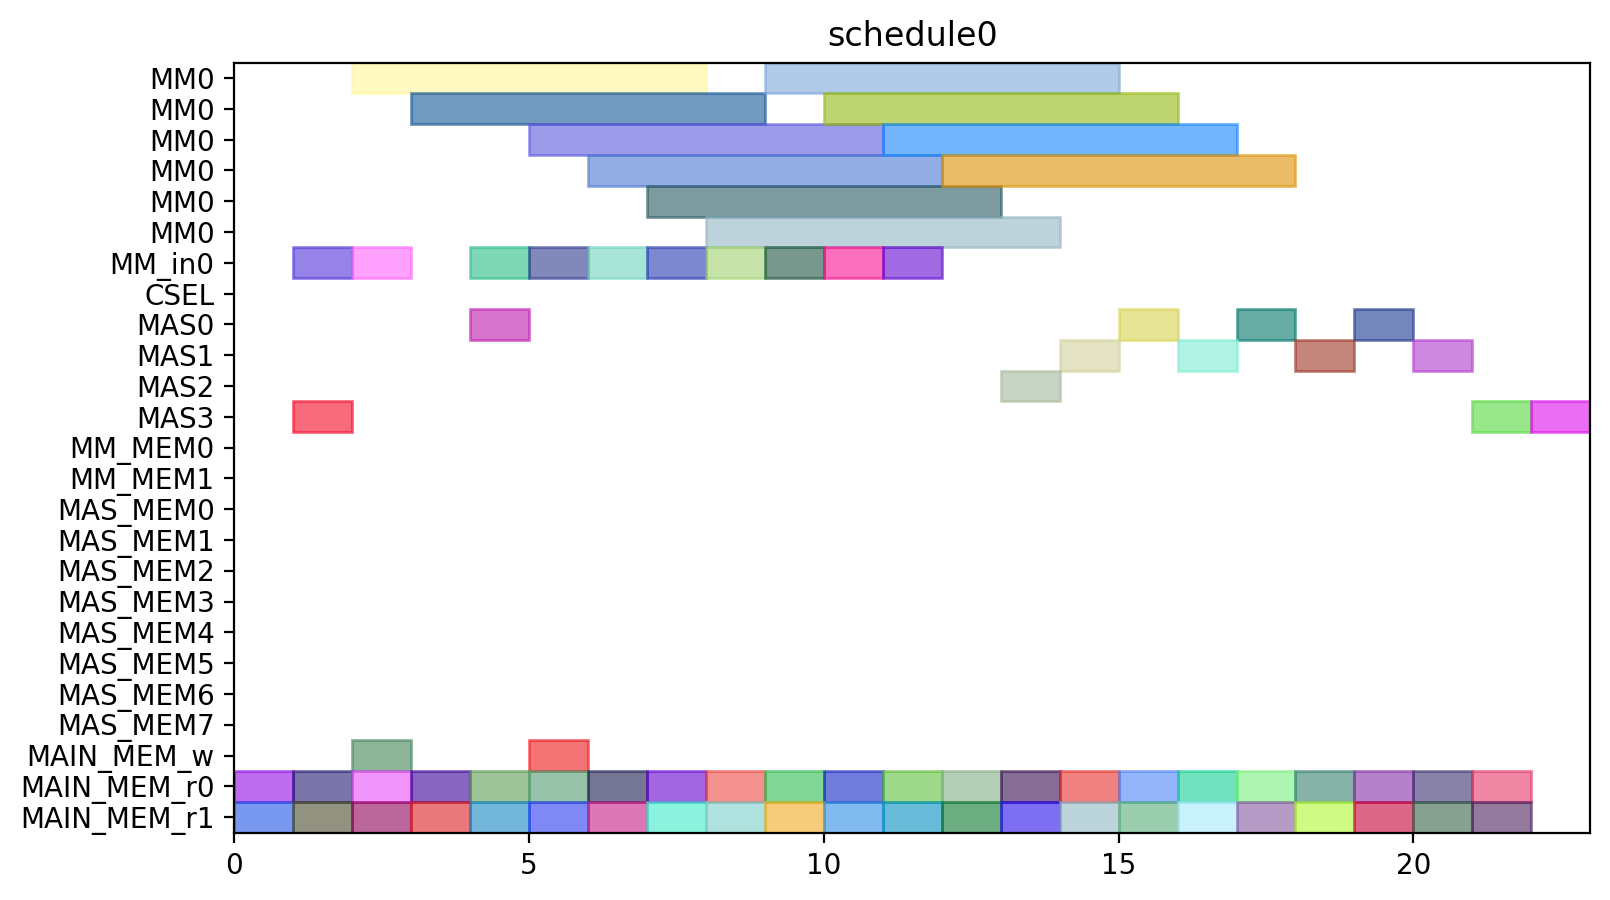

Source code (Python):
from pyschedule import Scenario, solvers, plotters, alt


def solve():
	horizon = 120
	S = Scenario("schedule0", horizon=horizon)

	# resource
	MM = S.Resources('MM', num=1, size=6)
	MM_in = S.Resources('MM_in', num=1)
	CSEL = S.Resource('CSEL')
	MAS = S.Resources('MAS', num=4, size=1, periods=range(1, horizon))
	MM_MEM = S.Resources('MM_MEM', num=2)
	MAS_MEM = S.Resources('MAS_MEM', num=8)
	MAIN_MEM_w = S.Resource('MAIN_MEM_w', size=1)
	MAIN_MEM_r = S.Resources('MAIN_MEM_r', num=2)

	# result of previous scheduling

	# new tasks
	c10_t0 = S.Task('c10_t0', length=6, delay_cost=1)
	c10_t0 += alt(MM)
	c10_t0_in = S.Task('c10_t0_in', length=1, delay_cost=1)
	c10_t0_in += alt(MM_in)
	S += c10_t0_in*MM_in[0]<=c10_t0*MM[0]
	c10_t0_mem0 = S.Task('c10_t0_mem0', length=1, delay_cost=1)
	c10_t0_mem0 += MAIN_MEM_r[0]
	S += c10_t0_mem0 <= c10_t0

	c10_t0_mem1 = S.Task('c10_t0_mem1', length=1, delay_cost=1)
	c10_t0_mem1 += MAIN_MEM_r[1]
	S += c10_t0_mem1 <= c10_t0

	c10_t1 = S.Task('c10_t1', length=6, delay_cost=1)
	c10_t1 += alt(MM)
	c10_t1_in = S.Task('c10_t1_in', length=1, delay_cost=1)
	c10_t1_in += alt(MM_in)
	S += c10_t1_in*MM_in[0]<=c10_t1*MM[0]
	c10_t1_mem0 = S.Task('c10_t1_mem0', length=1, delay_cost=1)
	c10_t1_mem0 += MAIN_MEM_r[0]
	S += c10_t1_mem0 <= c10_t1

	c10_t1_mem1 = S.Task('c10_t1_mem1', length=1, delay_cost=1)
	c10_t1_mem1 += MAIN_MEM_r[1]
	S += c10_t1_mem1 <= c10_t1

	c10_t2 = S.Task('c10_t2', length=1, delay_cost=1)
	c10_t2 += alt(MAS)
	c10_t2_mem0 = S.Task('c10_t2_mem0', length=1, delay_cost=1)
	c10_t2_mem0 += MAIN_MEM_r[0]
	S += c10_t2_mem0 <= c10_t2

	c10_t2_mem1 = S.Task('c10_t2_mem1', length=1, delay_cost=1)
	c10_t2_mem1 += MAIN_MEM_r[1]
	S += c10_t2_mem1 <= c10_t2

	c10_t3 = S.Task('c10_t3', length=1, delay_cost=1)
	c10_t3 += alt(MAS)
	c10_t3_mem0 = S.Task('c10_t3_mem0', length=1, delay_cost=1)
	c10_t3_mem0 += MAIN_MEM_r[0]
	S += c10_t3_mem0 <= c10_t3

	c10_t3_mem1 = S.Task('c10_t3_mem1', length=1, delay_cost=1)
	c10_t3_mem1 += MAIN_MEM_r[1]
	S += c10_t3_mem1 <= c10_t3

	c20_t0 = S.Task('c20_t0', length=6, delay_cost=1)
	c20_t0 += alt(MM)
	c20_t0_in = S.Task('c20_t0_in', length=1, delay_cost=1)
	c20_t0_in += alt(MM_in)
	S += c20_t0_in*MM_in[0]<=c20_t0*MM[0]
	c20_t0_mem0 = S.Task('c20_t0_mem0', length=1, delay_cost=1)
	c20_t0_mem0 += MAIN_MEM_r[0]
	S += c20_t0_mem0 <= c20_t0

	c20_t0_mem1 = S.Task('c20_t0_mem1', length=1, delay_cost=1)
	c20_t0_mem1 += MAIN_MEM_r[1]
	S += c20_t0_mem1 <= c20_t0

	c20_t1 = S.Task('c20_t1', length=6, delay_cost=1)
	c20_t1 += alt(MM)
	c20_t1_in = S.Task('c20_t1_in', length=1, delay_cost=1)
	c20_t1_in += alt(MM_in)
	S += c20_t1_in*MM_in[0]<=c20_t1*MM[0]
	c20_t1_mem0 = S.Task('c20_t1_mem0', length=1, delay_cost=1)
	c20_t1_mem0 += MAIN_MEM_r[0]
	S += c20_t1_mem0 <= c20_t1

	c20_t1_mem1 = S.Task('c20_t1_mem1', length=1, delay_cost=1)
	c20_t1_mem1 += MAIN_MEM_r[1]
	S += c20_t1_mem1 <= c20_t1

	c20_t2 = S.Task('c20_t2', length=1, delay_cost=1)
	c20_t2 += alt(MAS)
	c20_t2_mem0 = S.Task('c20_t2_mem0', length=1, delay_cost=1)
	c20_t2_mem0 += MAIN_MEM_r[0]
	S += c20_t2_mem0 <= c20_t2

	c20_t2_mem1 = S.Task('c20_t2_mem1', length=1, delay_cost=1)
	c20_t2_mem1 += MAIN_MEM_r[1]
	S += c20_t2_mem1 <= c20_t2

	c20_t3 = S.Task('c20_t3', length=1, delay_cost=1)
	c20_t3 += alt(MAS)
	c20_t3_mem0 = S.Task('c20_t3_mem0', length=1, delay_cost=1)
	c20_t3_mem0 += MAIN_MEM_r[0]
	S += c20_t3_mem0 <= c20_t3

	c20_t3_mem1 = S.Task('c20_t3_mem1', length=1, delay_cost=1)
	c20_t3_mem1 += MAIN_MEM_r[1]
	S += c20_t3_mem1 <= c20_t3

	c01_t0 = S.Task('c01_t0', length=6, delay_cost=1)
	c01_t0 += alt(MM)
	c01_t0_in = S.Task('c01_t0_in', length=1, delay_cost=1)
	c01_t0_in += alt(MM_in)
	S += c01_t0_in*MM_in[0]<=c01_t0*MM[0]
	c01_t0_mem0 = S.Task('c01_t0_mem0', length=1, delay_cost=1)
	c01_t0_mem0 += MAIN_MEM_r[0]
	S += c01_t0_mem0 <= c01_t0

	c01_t0_mem1 = S.Task('c01_t0_mem1', length=1, delay_cost=1)
	c01_t0_mem1 += MAIN_MEM_r[1]
	S += c01_t0_mem1 <= c01_t0

	c01_t1 = S.Task('c01_t1', length=6, delay_cost=1)
	c01_t1 += alt(MM)
	c01_t1_in = S.Task('c01_t1_in', length=1, delay_cost=1)
	c01_t1_in += alt(MM_in)
	S += c01_t1_in*MM_in[0]<=c01_t1*MM[0]
	c01_t1_mem0 = S.Task('c01_t1_mem0', length=1, delay_cost=1)
	c01_t1_mem0 += MAIN_MEM_r[0]
	S += c01_t1_mem0 <= c01_t1

	c01_t1_mem1 = S.Task('c01_t1_mem1', length=1, delay_cost=1)
	c01_t1_mem1 += MAIN_MEM_r[1]
	S += c01_t1_mem1 <= c01_t1

	c01_t2 = S.Task('c01_t2', length=1, delay_cost=1)
	c01_t2 += alt(MAS)
	c01_t2_mem0 = S.Task('c01_t2_mem0', length=1, delay_cost=1)
	c01_t2_mem0 += MAIN_MEM_r[0]
	S += c01_t2_mem0 <= c01_t2

	c01_t2_mem1 = S.Task('c01_t2_mem1', length=1, delay_cost=1)
	c01_t2_mem1 += MAIN_MEM_r[1]
	S += c01_t2_mem1 <= c01_t2

	c01_t3 = S.Task('c01_t3', length=1, delay_cost=1)
	c01_t3 += alt(MAS)
	c01_t3_mem0 = S.Task('c01_t3_mem0', length=1, delay_cost=1)
	c01_t3_mem0 += MAIN_MEM_r[0]
	S += c01_t3_mem0 <= c01_t3

	c01_t3_mem1 = S.Task('c01_t3_mem1', length=1, delay_cost=1)
	c01_t3_mem1 += MAIN_MEM_r[1]
	S += c01_t3_mem1 <= c01_t3

	c11_t0 = S.Task('c11_t0', length=6, delay_cost=1)
	c11_t0 += alt(MM)
	c11_t0_in = S.Task('c11_t0_in', length=1, delay_cost=1)
	c11_t0_in += alt(MM_in)
	S += c11_t0_in*MM_in[0]<=c11_t0*MM[0]
	c11_t0_mem0 = S.Task('c11_t0_mem0', length=1, delay_cost=1)
	c11_t0_mem0 += MAIN_MEM_r[0]
	S += c11_t0_mem0 <= c11_t0

	c11_t0_mem1 = S.Task('c11_t0_mem1', length=1, delay_cost=1)
	c11_t0_mem1 += MAIN_MEM_r[1]
	S += c11_t0_mem1 <= c11_t0

	c11_t1 = S.Task('c11_t1', length=6, delay_cost=1)
	c11_t1 += alt(MM)
	c11_t1_in = S.Task('c11_t1_in', length=1, delay_cost=1)
	c11_t1_in += alt(MM_in)
	S += c11_t1_in*MM_in[0]<=c11_t1*MM[0]
	c11_t1_mem0 = S.Task('c11_t1_mem0', length=1, delay_cost=1)
	c11_t1_mem0 += MAIN_MEM_r[0]
	S += c11_t1_mem0 <= c11_t1

	c11_t1_mem1 = S.Task('c11_t1_mem1', length=1, delay_cost=1)
	c11_t1_mem1 += MAIN_MEM_r[1]
	S += c11_t1_mem1 <= c11_t1

	c11_t2 = S.Task('c11_t2', length=1, delay_cost=1)
	c11_t2 += alt(MAS)
	c11_t2_mem0 = S.Task('c11_t2_mem0', length=1, delay_cost=1)
	c11_t2_mem0 += MAIN_MEM_r[0]
	S += c11_t2_mem0 <= c11_t2

	c11_t2_mem1 = S.Task('c11_t2_mem1', length=1, delay_cost=1)
	c11_t2_mem1 += MAIN_MEM_r[1]
	S += c11_t2_mem1 <= c11_t2

	c11_t3 = S.Task('c11_t3', length=1, delay_cost=1)
	c11_t3 += alt(MAS)
	c11_t3_mem0 = S.Task('c11_t3_mem0', length=1, delay_cost=1)
	c11_t3_mem0 += MAIN_MEM_r[0]
	S += c11_t3_mem0 <= c11_t3

	c11_t3_mem1 = S.Task('c11_t3_mem1', length=1, delay_cost=1)
	c11_t3_mem1 += MAIN_MEM_r[1]
	S += c11_t3_mem1 <= c11_t3

	c21_t0 = S.Task('c21_t0', length=6, delay_cost=1)
	c21_t0 += alt(MM)
	c21_t0_in = S.Task('c21_t0_in', length=1, delay_cost=1)
	c21_t0_in += alt(MM_in)
	S += c21_t0_in*MM_in[0]<=c21_t0*MM[0]
	c21_t0_mem0 = S.Task('c21_t0_mem0', length=1, delay_cost=1)
	c21_t0_mem0 += MAIN_MEM_r[0]
	S += c21_t0_mem0 <= c21_t0

	c21_t0_mem1 = S.Task('c21_t0_mem1', length=1, delay_cost=1)
	c21_t0_mem1 += MAIN_MEM_r[1]
	S += c21_t0_mem1 <= c21_t0

	c21_t1 = S.Task('c21_t1', length=6, delay_cost=1)
	c21_t1 += alt(MM)
	c21_t1_in = S.Task('c21_t1_in', length=1, delay_cost=1)
	c21_t1_in += alt(MM_in)
	S += c21_t1_in*MM_in[0]<=c21_t1*MM[0]
	c21_t1_mem0 = S.Task('c21_t1_mem0', length=1, delay_cost=1)
	c21_t1_mem0 += MAIN_MEM_r[0]
	S += c21_t1_mem0 <= c21_t1

	c21_t1_mem1 = S.Task('c21_t1_mem1', length=1, delay_cost=1)
	c21_t1_mem1 += MAIN_MEM_r[1]
	S += c21_t1_mem1 <= c21_t1

	c21_t2 = S.Task('c21_t2', length=1, delay_cost=1)
	c21_t2 += alt(MAS)
	c21_t2_mem0 = S.Task('c21_t2_mem0', length=1, delay_cost=1)
	c21_t2_mem0 += MAIN_MEM_r[0]
	S += c21_t2_mem0 <= c21_t2

	c21_t2_mem1 = S.Task('c21_t2_mem1', length=1, delay_cost=1)
	c21_t2_mem1 += MAIN_MEM_r[1]
	S += c21_t2_mem1 <= c21_t2

	c21_t3 = S.Task('c21_t3', length=1, delay_cost=1)
	c21_t3 += alt(MAS)
	c21_t3_mem0 = S.Task('c21_t3_mem0', length=1, delay_cost=1)
	c21_t3_mem0 += MAIN_MEM_r[0]
	S += c21_t3_mem0 <= c21_t3

	c21_t3_mem1 = S.Task('c21_t3_mem1', length=1, delay_cost=1)
	c21_t3_mem1 += MAIN_MEM_r[1]
	S += c21_t3_mem1 <= c21_t3

	c000 = S.Task('c000', length=1, delay_cost=1)
	c000 += alt(MAS)
	S += 0<c000

	c000_w = S.Task('c000_w', length=1, delay_cost=1)
	c000_w += alt(MAIN_MEM_w)
	S += c000 <= c000_w

	c000_mem0 = S.Task('c000_mem0', length=1, delay_cost=1)
	c000_mem0 += MAIN_MEM_r[0]
	S += c000_mem0 <= c000

	c000_mem1 = S.Task('c000_mem1', length=1, delay_cost=1)
	c000_mem1 += MAIN_MEM_r[1]
	S += c000_mem1 <= c000

	c001 = S.Task('c001', length=1, delay_cost=1)
	c001 += alt(MAS)
	S += 0<c001

	c001_w = S.Task('c001_w', length=1, delay_cost=1)
	c001_w += alt(MAIN_MEM_w)
	S += c001 <= c001_w

	c001_mem0 = S.Task('c001_mem0', length=1, delay_cost=1)
	c001_mem0 += MAIN_MEM_r[0]
	S += c001_mem0 <= c001

	c001_mem1 = S.Task('c001_mem1', length=1, delay_cost=1)
	c001_mem1 += MAIN_MEM_r[1]
	S += c001_mem1 <= c001

	solvers.mip.solve(S,msg=1,kind='CPLEX',ratio_gap=1.01)

	solution = [['hoge']*len(S.solution()[1]) for i in range(len(S.solution()))]
	for i in range(len(S.solution())):
		for j in range(len(S.solution()[i])):
			solution[i][j]=str(S.solution()[i][j])
	print(solution)

	cycles = int(solution[-1][3])

	pic_file_name = "/home/mfukuda/ABE/multiRAM_multiMAS_16mux/scheduling_result/stage6MM1_stage1MAS4/FROB/schedule0.png"
	if(S.solution() != []):
		plotters.matplotlib.plot(S,img_filename=pic_file_name, show_task_labels=False, fig_size=(cycles*0.25+3, 5))

	return solution
